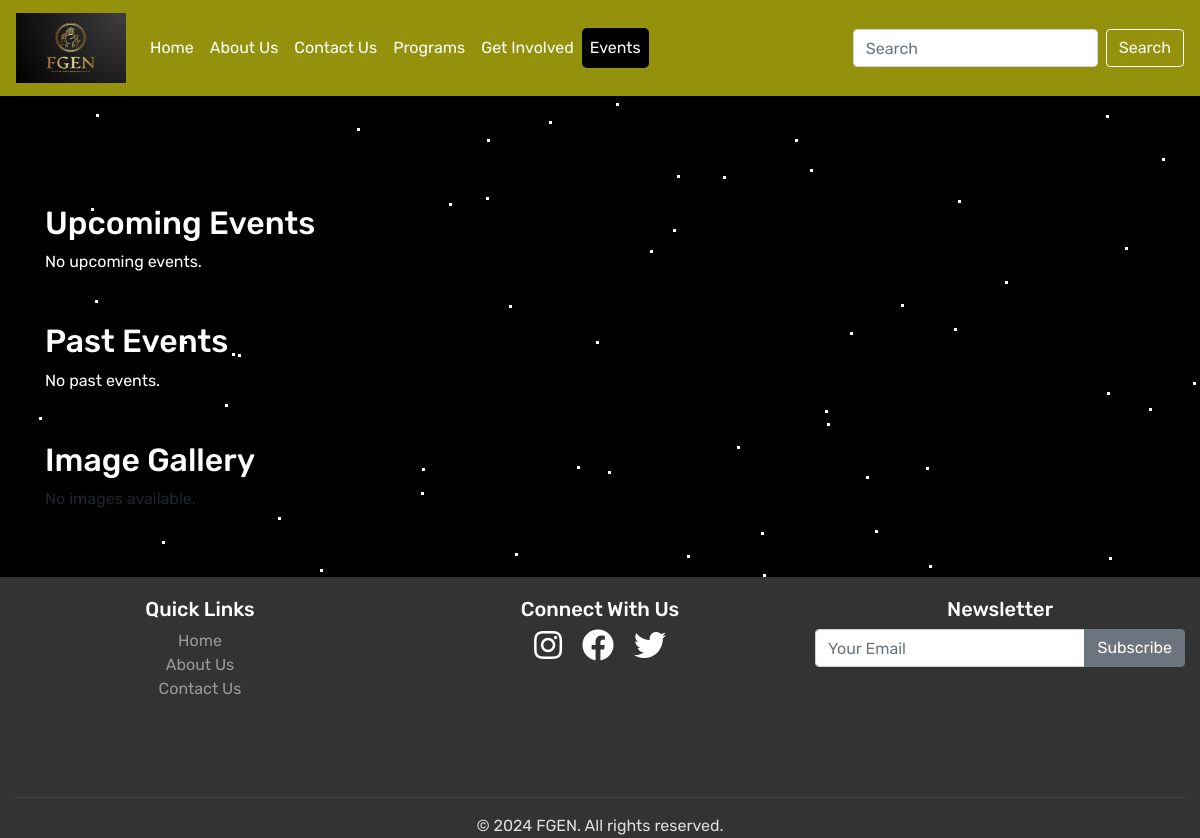
Page /events/ on the earlier database version.
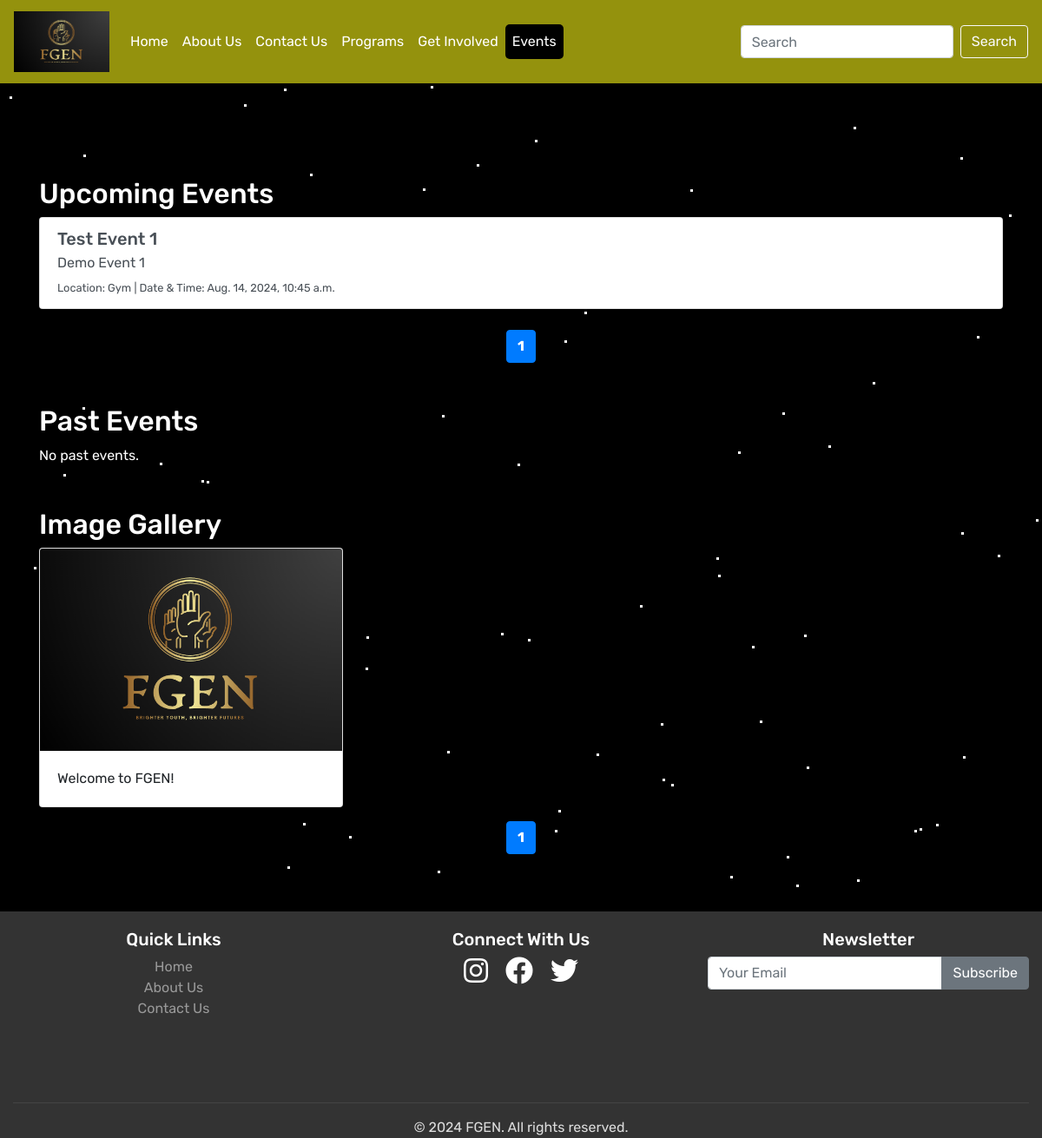
Same page on the later database version.
### new_App/models.py (models this page shows, shortened)
class Event(models.Model):
    title = models.CharField(max_length=200)
    description = models.TextField()
    location = models.CharField(max_length=255)
    event_date = models.DateTimeField()
    created_at = models.DateTimeField(default=timezone.now)

class EventImage(models.Model):
    image = models.ImageField(upload_to=upload_to)
    description = models.CharField(max_length=255, blank=True)

### new_App/views.py (the view)
# urls.py: path('events/', views.events, name='events'),
def events(request):
    images = EventImage.objects.all()
    paginator = Paginator(images, 6)  # Show 6 images per page
    page_number = request.GET.get('page', 1)
    page_obj = paginator.get_page(page_number)
    upcoming_events = Event.objects.filter(event_date__gte=timezone.now()).order_by('event_date')
    past_events = Event.objects.filter(event_date__lt=timezone.now()).order_by('-event_date')
    paginator_upcoming = Paginator(upcoming_events, 5)  # Show 5 events per page
    page = request.GET.get('page_upcoming')
    try:
        upcoming_events = paginator_upcoming.page(page)
    except PageNotAnInteger:
        upcoming_events = paginator_upcoming.page(1)
    except EmptyPage:
        upcoming_events = paginator_upcoming.page(paginator_upcoming.num_pages)
    paginator_past = Paginator(past_events, 5)  # Show 5 events per page
    page = request.GET.get('page_past')
    try:
        past_events = paginator_past.page(page)
    except PageNotAnInteger:
        past_events = paginator_past.page(1)
    except EmptyPage:
        past_events = paginator_past.page(paginator_past.num_pages)
    context = {
        'upcoming_events': upcoming_events,
        'past_events': past_events,
        'active_page':'events',
        'page_obj': page_obj,
    }
    return render(request, 'events.html', context)

### new_App/templatetags/custom_filters.py (called while the page is built)
@register.filter
def trim_path(value):
    value = str(value)
    index = value.find('/static/')
    if index != -1:
        return value[index:]
    return value

### new_App/templates/events.html (shortened to what the changed rows need)
{% extends 'base.html' %}
{% load static%}
{% load custom_filters %}
{% block content %}
<div class="container mt-5 text-white">
    <h2>Upcoming Events</h2>
    {% if upcoming_events %}
        <div class="list-group">
            {% for event in upcoming_events %}
                <a href="#" class="list-group-item list-group-item-action">
                    <h5 class="mb-1">{{ event.title }}</h5>
                    <p class="mb-1">{{ event.description }}</p>
                    <small>Location: {{ event.location }} | Date & Time: {{ event.event_date }}</small>
                </a>
            {% endfor %}
        </div>
        <nav aria-label="Upcoming events pagination">
            <ul class="pagination justify-content-center">
                {% for num in upcoming_events.paginator.page_range %}
                    {% if upcoming_events.number == num %}
                        <li class="page-item active"><span class="page-link">{{ num }}</span></li>
                    {% elif num > upcoming_events.number|add:'-3' and num < upcoming_events.number|add:'3' %}
                        <li class="page-item"><a class="page-link" href="?page_upcoming={{ num }}">{{ num }}</a></li>
                    {% endif %}
                {% endfor %}
            </ul>
        </nav>
    {% else %}
        <p>No upcoming events.</p>
    {% endif %}
    <h2 class="mt-5">Past Events</h2>
    {% if past_events %}
        <div class="list-group">
            {% for event in past_events %}
                <a href="#" class="list-group-item list-group-item-action">
                    <h5 class="mb-1">{{ event.title }}</h5>
                    <p class="mb-1">{{ event.description }}</p>
                    <small>{{ event.location }} | {{ event.event_date }}</small>
                </a>
                &nbsp;
            {% endfor %}
        </div>
        <nav aria-label="Past events pagination">
            <ul class="pagination justify-content-center">
                {% if past_events.has_previous %}
                    <li class="page-item">
                        <a class="page-link" href="?page_past={{ past_events.previous_page_number }}" aria-label="Previous">
                            <span aria-hidden="true">&laquo;</span>
                        </a>
                    </li>
                {% endif %}
                {% for num in past_events.paginator.page_range %}
                    {% if past_events.number == num %}
                        <li class="page-item active"><span class="page-link">{{ num }}</span></li>
                    {% elif num > past_events.number|add:'-3' and num < past_events.number|add:'3' %}
                        <li class="page-item"><a class="page-link" href="?page_past={{ num }}">{{ num }}</a></li>
                    {% endif %}
                {% endfor %}
                {% if past_events.has_next %}
                    <li class="page-item">
                        <a class="page-link" href="?page_past={{ past_events.next_page_number }}" aria-label="Next">
                            <span aria-hidden="true">&raquo;</span>
                        </a>
                    </li>
                {% endif %}
            </ul>
        </nav>
    {% else %}
        <p>No past events.</p>
    {% endif %}
</div>
<div class="container mt-5">
    <h2 class="text-white">Image Gallery</h2>
    {% if page_obj.object_list %}
        <div class="row">
            {% for image in page_obj.object_list %}
                <div class="col-md-4 mb-3">
                    <div class="card">
                        <img src="{{ image.image.url|trim_path }}" class="card-img-top img-fluid" alt="{{ image.description }}">
                        <div class="card-body">
                            <p class="card-text text-black">{{ image.description }}</p>
                        </div>
                    </div>
                </div>
            {% endfor %}
        </div>
        <nav aria-label="Image gallery pagination">
            <ul class="pagination justify-content-center">
                {% for num in page_obj.paginator.page_range %}
                    {% if page_obj.number == num %}
                        <li class="page-item active"><span class="page-link">{{ num }}</span></li>
                    {% elif num > page_obj.number|add:'-3' and num < page_obj.number|add:'3' %}
                        <li class="page-item"><a class="page-link" href="?page={{ num }}">{{ num }}</a></li>
                    {% endif %}
                {% endfor %}
            </ul>
        </nav>
    {% else %}
        <p>No images available.</p>
    {% endif %}
</div>
{% endblock %}

Differences in the rows shown:
added Event: title "Test Event 1", description "Demo Event 1", location "Gym", event_date "Aug. 14, 2024, 10:45 a.m."
added EventImage: image (picture), description "Welcome to FGEN!"
Other differences:
new list line: "1"
text no longer shown: "No upcoming events. No images available."
